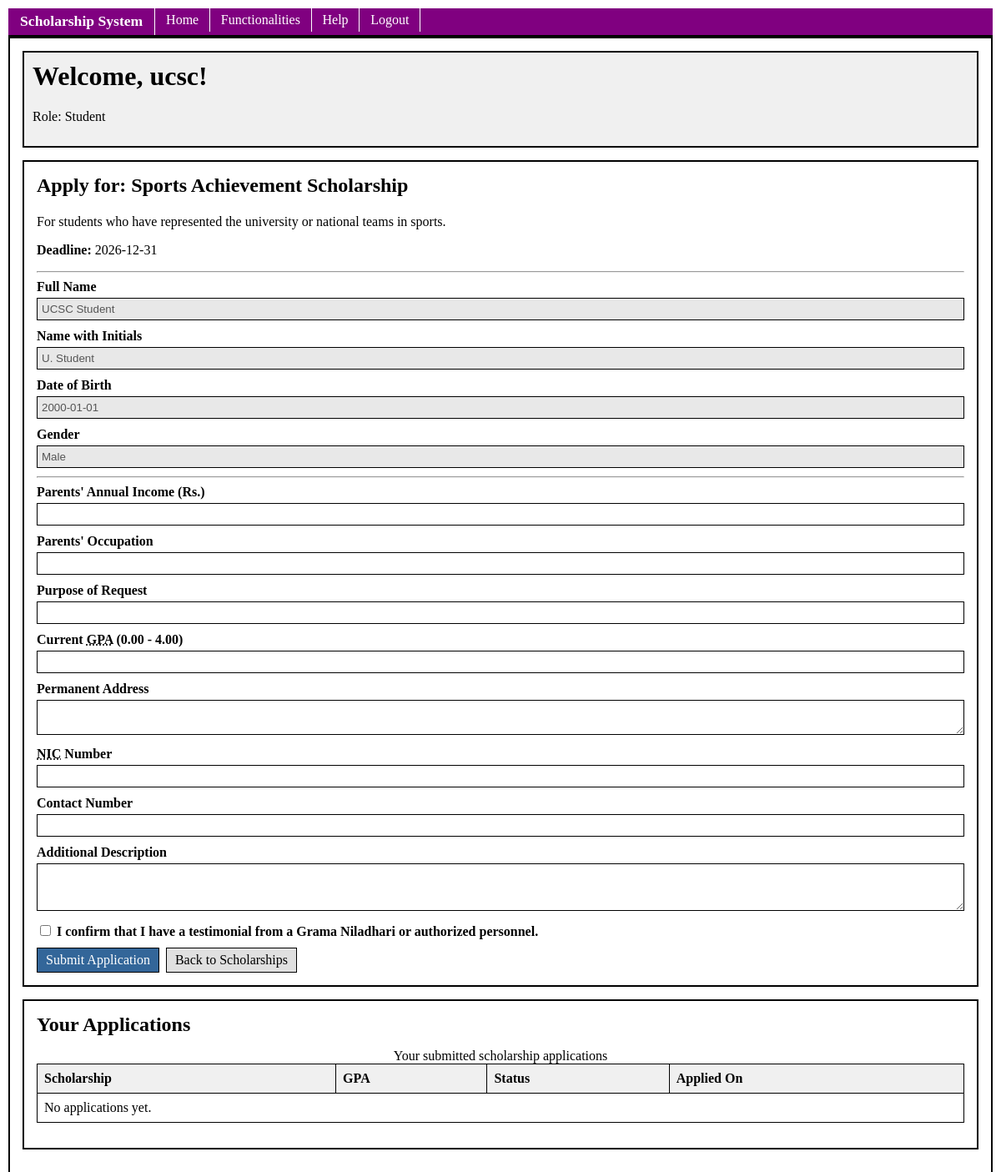
/public/home.php?sid=3 (signed in), run on the app's committed database.
### tables this page shows
CREATE TABLE IF NOT EXISTS scholarships (
    id INT AUTO_INCREMENT PRIMARY KEY,
    name VARCHAR(150) NOT NULL,
    description TEXT,
    deadline DATE,
    created_at TIMESTAMP DEFAULT CURRENT_TIMESTAMP
);

CREATE TABLE IF NOT EXISTS users (
    id INT AUTO_INCREMENT PRIMARY KEY,
    username VARCHAR(50) UNIQUE NOT NULL,
    password VARCHAR(255) NOT NULL,
    role VARCHAR(20) NOT NULL DEFAULT 'student',
    email VARCHAR(100),
    full_name VARCHAR(150),
    name_with_initials VARCHAR(100),
    dob DATE,
    gender VARCHAR(10),
    created_at TIMESTAMP DEFAULT CURRENT_TIMESTAMP
);

### public/home.php (the view, shortened to what this page needs)
<?php
require_once '../config/db.php';
$isLoggedIn = isset($_SESSION['user_id']);
$username = $isLoggedIn ? $_SESSION['username'] : 'Guest';
$isStudent = $isLoggedIn && $_SESSION['role'] === 'student';
$selectedScholarship = null;
if ($isStudent && isset($_GET['sid'])) {
    $stmt = $conn->prepare("SELECT * FROM scholarships WHERE id = ?");
    $stmt->execute([$_GET['sid']]);
    $selectedScholarship = $stmt->fetch();
}
$allScholarships = $conn->query("SELECT * FROM scholarships ORDER BY id ASC")->fetchAll();
$applications = [];
$userProfile = [];
if ($isStudent) {
    $stmt = $conn->prepare("SELECT ss.*, s.name AS scholarship_name FROM student_scholarships ss INNER JOIN scholarships s ON ss.scholarship_id = s.id WHERE ss.student_id = ? ORDER BY ss.applied_at DESC");
    $stmt->execute([$_SESSION['user_id']]);
    $applications = $stmt->fetchAll();
    $profStmt = $conn->prepare("SELECT full_name, name_with_initials, dob, gender FROM users WHERE id = ?");
    $profStmt->execute([$_SESSION['user_id']]);
    $userProfile = $profStmt->fetch();
}
require_once '../includes/header.php';
?>
    <div class="container">
        <div class="dashboard-header">
            <?php if ($isLoggedIn): ?>
                <h1>Welcome, <?php echo htmlspecialchars($username); ?>!</h1>
                <p>Role: <?php echo ucfirst($_SESSION['role']); ?></p>
            <?php else: ?>
                <h1>Welcome to the Scholarship Management System</h1>
                <p>Please login or register to apply for scholarships.</p>
            <?php endif; ?>
        </div>
        <?php if ($isLoggedIn): ?>
            <?php if ($isStudent): ?>
                <?php if ($selectedScholarship): ?>
                    <div class="content-page">
                        <h2>Apply for: <?php echo htmlspecialchars($selectedScholarship['name']); ?></h2>
                        <p><?php echo htmlspecialchars($selectedScholarship['description']); ?></p>
                        <?php if ($selectedScholarship['deadline']): ?>
                            <p><strong>Deadline:</strong> <?php echo htmlspecialchars($selectedScholarship['deadline']); ?></p>
                        <?php endif; ?>
                        <hr>
                        <form name="appForm" action="home.php" method="POST" onsubmit="return checkApplication()">
                            <div class="form-group">
                                <label>Full Name</label>
                                <input type="text" name="full_name_display" value="<?php echo htmlspecialchars($userProfile['full_name']); ?>" class="input-readonly" readonly>
                            </div>
                            <div class="form-group">
                                <label>Name with Initials</label>
                                <input type="text" name="initials_display" value="<?php echo htmlspecialchars($userProfile['name_with_initials']); ?>" class="input-readonly" readonly>
                            </div>
                            <div class="form-group">
                                <label>Date of Birth</label>
                                <input type="text" name="dob_display" value="<?php echo htmlspecialchars($userProfile['dob']); ?>" class="input-readonly" readonly>
                            </div>
                            <div class="form-group">
                                <label>Gender</label>
                                <input type="text" name="gender_display" value="<?php echo htmlspecialchars($userProfile['gender']); ?>" class="input-readonly" readonly>
                            </div>
                            <hr>
                            <div class="form-group">
                                <label>Parents' Annual Income (Rs.)</label>
                                <input type="number" step="0.01" id="appIncome" name="parents_income">
                            </div>
                            <div class="form-group">
                                <label>Parents' Occupation</label>
                                <input type="text" id="appOccupation" name="parents_occupation">
                            </div>
                            <div class="form-group">
                                <label>Purpose of Request</label>
                                <input type="text" id="appPurpose" name="purpose">
                            </div>
                            <div class="form-group">
                                <label>Current <abbr title="Grade Point Average">GPA</abbr> (0.00 - 4.00)</label>
                                <input type="number" step="0.01" min="0" max="4.0" id="appGpa" name="gpa">
                            </div>
                            <div class="form-group">
                                <label>Permanent Address</label>
                                <textarea name="permanent_address" id="appAddress" rows="2"></textarea>
                            </div>
                            <div class="form-group">
                                <label><abbr title="National Identity Card">NIC</abbr> Number</label>
                                <input type="text" id="appNic" name="nic">
                            </div>
                            <div class="form-group">
                                <label>Contact Number</label>
                                <input type="text" id="appContact" name="contact_numbers">
                            </div>
                            <div class="form-group">
                                <label>Additional Description</label>
                                <textarea name="description" id="appDesc" rows="3"></textarea>
                            </div>
                            <div class="form-group">
                                <label>
                                    <input type="checkbox" id="appTestimonial" name="testimonial_checked">
                                    I confirm that I have a testimonial from a Grama Niladhari or authorized personnel.
                                </label>
                            </div>
                            <button type="submit" class="btn btn-primary">Submit Application</button>
                            <a href="home.php" class="btn">Back to Scholarships</a>
                        </form>
                    </div>
                <?php endif; ?>
                <div class="table-container">
                    <h2>Your Applications</h2>
                    <table>
                        <caption>Your submitted scholarship applications</caption>
                        <thead>
                            <tr>
                                <th>Scholarship</th>
                                <th>GPA</th>
                                <th>Status</th>
                                <th>Applied On</th>
                            </tr>
                        </thead>
                        <tbody>
                            <?php if (count($applications) === 0): ?>
                            <tr><td colspan="4">No applications yet.</td></tr>
                            <?php endif; ?>
                        </tbody>
                    </table>
                </div>
            <?php endif; ?>
        <?php endif; ?>
    </div>
<?php require_once '../includes/footer.php'; ?>

### public/css/style.css (style rules this page uses)
body { background-color: #ffffff; color: #000000; margin: 0; padding: 10px; }
.container, .content-page, .table-container { border: 2px solid #000000; padding: 15px; margin-bottom: 15px; }
h1, h2, h3 { margin-top: 0; margin-bottom: 10px; padding-bottom: 5px; }
.form-group { margin-bottom: 10px; }
.form-group label { display: block; margin-bottom: 4px; font-weight: bold; }
input[type="text"], input[type="password"], input[type="email"], input[type="number"] { width: 100%; border: 1px solid #000000; padding: 5px; box-sizing: border-box; }
.form-group select, .form-group textarea { width: 100%; border: 1px solid #000000; padding: 5px; box-sizing: border-box; }
.btn, .btn-primary, .btn-danger { box-sizing: border-box; font-family: inherit; font-size: inherit; line-height: normal; vertical-align: middle; }
.btn { border: 1px solid #000000; background-color: #e0e0e0; color: #000000; padding: 5px 10px; text-decoration: none; display: inline-block; cursor: pointer; margin-right: 4px; }
.btn-primary { border: 1px solid #000000; background-color: #336699; color: #ffffff; padding: 5px 10px; text-decoration: none; display: inline-block; cursor: pointer; margin-right: 4px; }
table { width: 100%; border-collapse: collapse; margin-bottom: 15px; }
table th, table td { border: 1px solid #000000; padding: 8px; text-align: left; }
table th { background-color: #f0f0f0; font-weight: bold; }
.dashboard-header { border: 2px solid #000000; padding: 10px; margin-bottom: 15px; background-color: #f0f0f0; }
.input-readonly { background-color: #e8e8e8; color: #555555; }

### data on the page
scholarships: name "Sports Achievement Scholarship", description "For students who have represented the university or national teams in sports.", deadline "2026-12-31"
users: full_name_display "UCSC Student", initials_display "U. Student", dob_display "2000-01-01", gender_display "Male"

### other printed values
$username "ucsc"
$_SESSION['role'] "Student"
